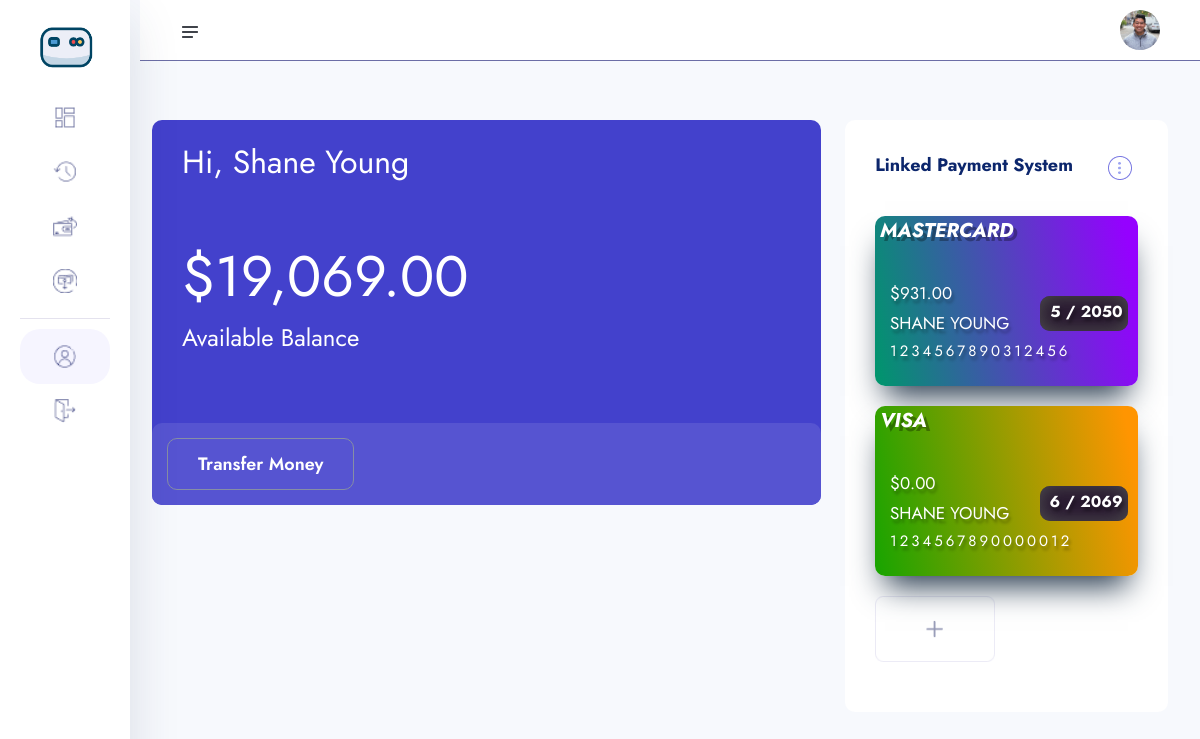
The app's page /account/dashboard/ (signed in), older data.
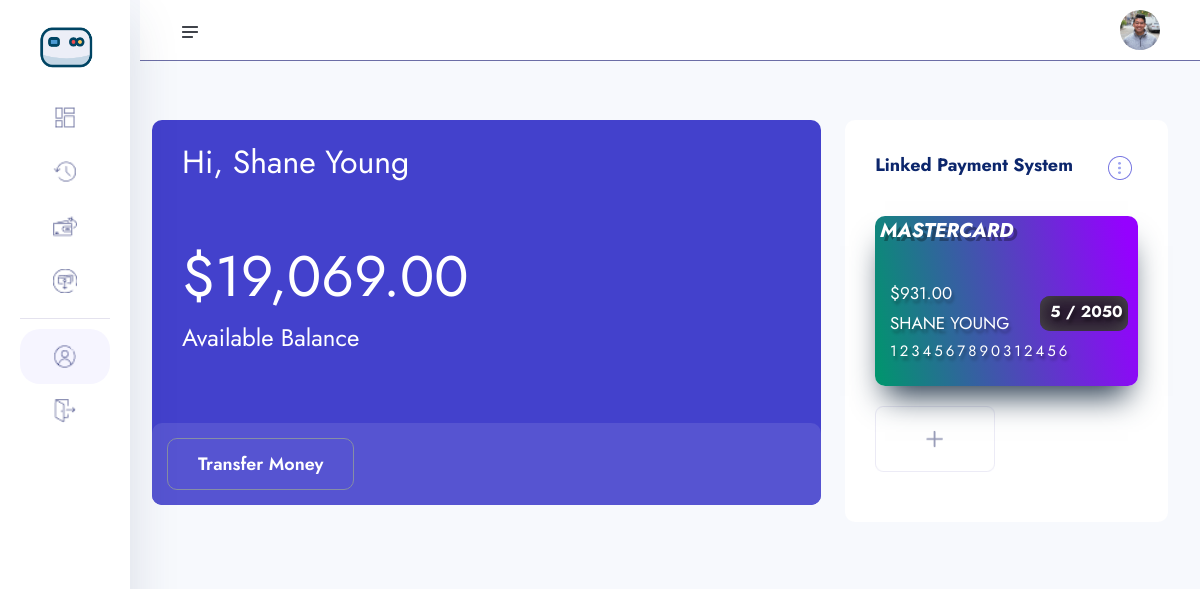
The same page, newer data.
### main_app/models.py (models this page shows, shortened)
class CreditCard(models.Model):
    user = models.ForeignKey(User, on_delete=models.CASCADE)
    card_id = ShortUUIDField(unique=True, length=5, max_length=20, prefix="CARD", alphabet="1234567890")
    name = models.CharField(max_length=100)
    card_number = models.IntegerField()
    month = models.IntegerField()
    year = models.IntegerField()
    cvv = models.IntegerField()
    amount = models.DecimalField(max_digits=12, decimal_places=2, default=0.00)
    card_type = models.CharField(choices=CARD_TYPE, max_length=50, default="Mastercard")
    card_status = models.BooleanField(default=True)
    date = models.DateTimeField(auto_now_add=True)

### account/views.py (the view)
# urls.py: path('dashboard/', views.dashboard, name='dashboard'),
def dashboard(request):
    if request.user.is_authenticated:
        try:
            kyc = KYC.objects.get(user=request.user)
        except:
            messages.warning(request, "You need to submit your KYC Form.")
            return redirect("account:kyc-reg")
        account = Account.objects.get(user=request.user)
        credit_card = CreditCard.objects.filter(user=request.user).order_by("-id")
        if request.method == "POST":
            form = CreditCardForm(request.POST)
            if form.is_valid():
                new_form = form.save(commit=False)
                new_form.user = request.user
                new_form.save()
                card_id = new_form.card_id
                messages.success(request, "Card Added Successfully")
                return redirect("account:dashboard")
        else:
            form = CreditCardForm()
    else:
        messages.warning(request, "You need to login to access the dashboard")
        return redirect("userauths:sign-in")
    context = {
        "kyc": kyc,
        "account": account,
        "form": form,
        "credit_card": credit_card,
    }
    return render(request, "account/dashboard.html", context)

### templates/account/dashboard.html (shortened to what the changed rows need)
{% extends "partials/dashboard-base.html" %}
{% load static %}
{% load humanize %}
{% block content %}
    <section class="dashboard-section body-collapse">
        <div class="overlay pt-120">
            <div class="container-fluid">
                <div class="row">
                    <div class="col-xl-8 col-lg-7">
                        <div class="section-content">
                            <div class="acc-details">
                                <div class="top-area">
                                    <div class="left-side">
                                        <br>
                                        <h2>${{account.account_balance|intcomma}}</h2>
                                    </div>
                                </div>
                            </div>
                        </div>
                    </div>
                    <div class="col-xl-4 col-lg-5">
                        <div class="side-items">
                            <div class="single-item">
                                <div class="row">
                                    {% for c in credit_card %}
                                        <a href="{% url "main_app:card-detail" c.card_id %}">
                                            <div class="col-12">
                                                <div class="card__main">
                                                    <div class="     {% if c.card_type == 'Mastercard' %}masterCard{% endif %}    {% if c.card_type == 'Visa' %}visaCard{% endif %}">
                                                    <div class="top_card">
                                                        <span class="visa">{{c.card_type|upper}}</span>
                                                    </div>
                                                    <div class="middle_card">
                                                        <span class="chip"></span>
                                                        <div class="card_number">{{c.card_number}}</div>
                                                    </div><br>
                                                    <div class="bottom_card">
                                                        <div class="card_info">
                                                        <div class="card_holder_name">${{c.amount|intcomma}}</div>
                                                        <div class="card_holder_name">{{c.name}}</div>
                                                        </div>
                                                        <div class="card_info">
                                                        <div class="card_holder_info">
                                                            <span class="expire_month" >{{c.month}}</span>
                                                            <span class="slash">/</span>
                                                            <span class="expire_year">{{c.year}}</span>
                                                        </div>
                                                        </div>
                                                    </div>
                                                    </div>
                                                    <div class="back_card">
                                                    <div class="top_card">
                                                        <span class="black_strip"></span>
                                                        <div class="cvc_strip">
                                                        <span class="cvc_number">{{c.cvv}}</span>
                                                        </div>
                                                    </div>
                                                    <div class="bottom_card">
                                                        <div class="flex">
                                                        <span class="sticker"></span>
                                                        <div class="logo1">
                                                        </div>
                                                        </div>
                                                    </div>
                                                    </div>
                                                </div>
                                            </div>
                                        </a>
                                    {% endfor %}
                                </div>
                            </div>
                        </div>
                    </div>
                </div>
            </div>
        </div>
    </section>
{% endblock content %}

Row changes from the older to the newer data that the page shows:
removed CreditCard: card_type "VISA", card_number "1234567890000012", amount "0.00", name "SHANE YOUNG", month "6", year "2069"
